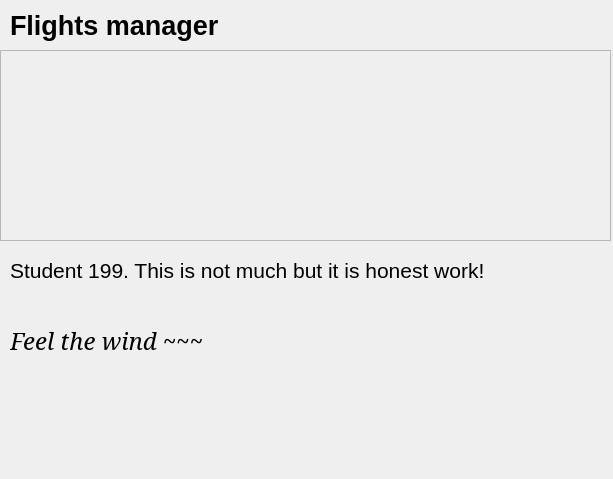
<?xml version="1.0" encoding="UTF-8"?>
<ui version="4.0">
 <class>DialogAbout</class>
 <widget class="QDialog" name="DialogAbout">
  <property name="geometry">
   <rect>
    <x>0</x>
    <y>0</y>
    <width>613</width>
    <height>479</height>
   </rect>
  </property>
  <property name="windowTitle">
   <string>Dialog</string>
  </property>
  <widget class="QLabel" name="label">
   <property name="geometry">
    <rect>
     <x>10</x>
     <y>250</y>
     <width>591</width>
     <height>41</height>
    </rect>
   </property>
   <property name="font">
    <font>
     <pointsize>16</pointsize>
    </font>
   </property>
   <property name="text">
    <string>Student 199. This is not much but it is honest work!</string>
   </property>
  </widget>
  <widget class="QFrame" name="frame">
   <property name="geometry">
    <rect>
     <x>0</x>
     <y>50</y>
     <width>611</width>
     <height>191</height>
    </rect>
   </property>
   <property name="frameShape">
    <enum>QFrame::StyledPanel</enum>
   </property>
   <property name="frameShadow">
    <enum>QFrame::Raised</enum>
   </property>
   <layout class="QGridLayout" name="gridLayout"/>
  </widget>
  <widget class="QLabel" name="label_2">
   <property name="geometry">
    <rect>
     <x>10</x>
     <y>5</y>
     <width>541</width>
     <height>41</height>
    </rect>
   </property>
   <property name="font">
    <font>
     <pointsize>20</pointsize>
     <weight>75</weight>
     <bold>true</bold>
    </font>
   </property>
   <property name="text">
    <string>Flights manager</string>
   </property>
  </widget>
  <widget class="QLabel" name="label_3">
   <property name="geometry">
    <rect>
     <x>10</x>
     <y>310</y>
     <width>571</width>
     <height>61</height>
    </rect>
   </property>
   <property name="font">
    <font>
     <family>MS Serif</family>
     <pointsize>18</pointsize>
     <italic>true</italic>
    </font>
   </property>
   <property name="text">
    <string>Feel the wind ~~~</string>
   </property>
  </widget>
 </widget>
 <resources/>
 <connections/>
</ui>
